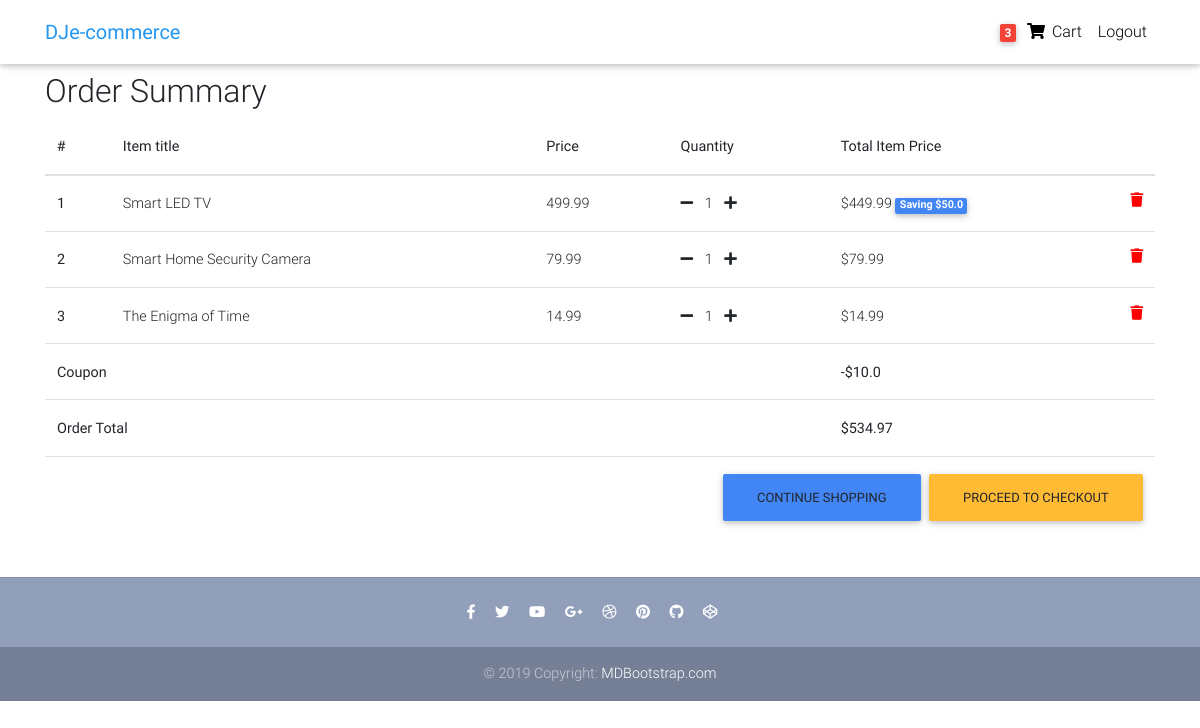
Page /order-summary/ (signed in) on the committed database.
### core/models.py (models this page shows, shortened)
class Order(models.Model):
    user = models.ForeignKey(settings.AUTH_USER_MODEL,
                             on_delete=models.CASCADE)
    ref_code = models.CharField(max_length=20, blank=True, null=True)
    items = models.ManyToManyField(OrderItem)
    start_date = models.DateTimeField(auto_now_add=True)
    ordered_date = models.DateTimeField()
    ordered = models.BooleanField(default=False)
    shipping_address = models.ForeignKey(
        'Address', related_name='shipping_address', on_delete=models.SET_NULL, blank=True, null=True)
    billing_address = models.ForeignKey(
        'Address', related_name='billing_address', on_delete=models.SET_NULL, blank=True, null=True)
    payment = models.ForeignKey(
        'Payment', on_delete=models.SET_NULL, blank=True, null=True)
    coupon = models.ForeignKey(
        'Coupon', on_delete=models.SET_NULL, blank=True, null=True)
    being_delivered = models.BooleanField(default=False)
    received = models.BooleanField(default=False)
    refund_requested = models.BooleanField(default=False)
    refund_granted = models.BooleanField(default=False)
    '''
    1. Item added to cart
    2. Adding a billing address
    (Failed checkout)
    3. Payment
    (Preprocessing, processing, packaging etc.)
    4. Being delivered
    5. Received
    6. Refunds
    '''
    def get_total(self):
        total = 0
        for order_item in self.items.all():
            total += order_item.get_final_price()
        if self.coupon:
            total -= self.coupon.amount
        return total

class OrderItem(models.Model):
    user = models.ForeignKey(settings.AUTH_USER_MODEL,
                             on_delete=models.CASCADE)
    ordered = models.BooleanField(default=False)
    item = models.ForeignKey(Item, on_delete=models.CASCADE)
    quantity = models.IntegerField(default=1)
    def get_total_item_price(self):
        return self.quantity * self.item.price
    def get_total_discount_item_price(self):
        return self.quantity * self.item.discount_price
    def get_amount_saved(self):
        return self.get_total_item_price() - self.get_total_discount_item_price()
    def get_final_price(self):
        if self.item.discount_price:
            return self.get_total_discount_item_price()
        return self.get_total_item_price()

class Item(models.Model):
    title = models.CharField(max_length=100)
    price = models.FloatField()
    discount_price = models.FloatField(blank=True, null=True)
    category = models.CharField(choices=CATEGORY_CHOICES, max_length=2)
    label = models.CharField(choices=LABEL_CHOICES, max_length=1)
    slug = models.SlugField()
    description = models.TextField()
    image = models.ImageField()

class Coupon(models.Model):
    code = models.CharField(max_length=15)
    amount = models.FloatField()

### core/views.py (the view)
# urls.py: path('order-summary/', OrderSummaryView.as_view(), name='order-summary'),
class OrderSummaryView(LoginRequiredMixin, View):
    def get(self, *args, **kwargs):
        try:
            order = Order.objects.get(user=self.request.user, ordered=False)
            context = {
                'object': order
            }
            return render(self.request, 'order_summary.html', context)
        except ObjectDoesNotExist:
            messages.warning(self.request, "You do not have an active order")
            return redirect("/")

### core/templatetags/cart_template_tags.py (called while the page is built)
@register.filter
def cart_item_count(user):
    if user.is_authenticated:
        qs = Order.objects.filter(user=user, ordered=False)
        if qs.exists():
            return qs[0].items.count()
    return 0

### templates/order_summary.html (shortened to what this page needs)
{% extends "base.html" %}
{% block content %}
  <main>
    <div class="container">
    <div class="table-responsive text-nowrap">
    <h2>Order Summary</h2>
    <table class="table">
        <thead>
        <tr>
            <th scope="col">#</th>
            <th scope="col">Item title</th>
            <th scope="col">Price</th>
            <th scope="col">Quantity</th>
            <th scope="col">Total Item Price</th>
        </tr>
        </thead>
        <tbody>
        {% for order_item in object.items.all %}
        <tr>
            <th scope="row">{{ forloop.counter }}</th>
            <td>{{ order_item.item.title }}</td>
            <td>{{ order_item.item.price }}</td>
            <td>
                <a href="{% url 'core:remove-single-item-from-cart' order_item.item.slug %}"><i class="fas fa-minus mr-2"></i></a>
                {{ order_item.quantity }}
                <a href="{% url 'core:add-to-cart' order_item.item.slug %}"><i class="fas fa-plus ml-2"></i></a>
            </td>
            <td>
            {% if order_item.item.discount_price %}
                ${{ order_item.get_total_discount_item_price }}
                <span class="badge badge-primary">Saving ${{ order_item.get_amount_saved }}</span>
            {% else %}
                ${{ order_item.get_total_item_price }}
            {% endif %}
            <a style='color: red;' href="{% url 'core:remove-from-cart' order_item.item.slug %}">
                <i class="fas fa-trash float-right"></i>
            </a>
            </td>
        </tr>
        {% endfor %}
        {% if object.coupon %}
        <tr>
            <td colspan="4"><b>Coupon</b></td>
            <td><b>-${{ object.coupon.amount }}</b></td>
        </tr>
        {% endif %}
        {% if object.get_total %}
        <tr>
            <td colspan="4"><b>Order Total</b></td>
            <td><b>${{ object.get_total }}</b></td>
        </tr>
        <tr>
            <td colspan="5">
            <a class='btn btn-warning float-right ml-2' href='/checkout/'>Proceed to checkout</a>
            <a class='btn btn-primary float-right' href='/'>Continue shopping</a>
            </td>
        </tr>
        {% endif %}
        </tbody>
    </table>
    </div>
    </div>
  </main>
{% endblock content %}

### templates/base.html (shortened to what this page needs)
{% load static %}
<!DOCTYPE html>
<html lang="en">
<head>
  <link rel="stylesheet" href="https://use.fontawesome.com/releases/v5.8.1/css/all.css">
  <link href="{% static 'css/bootstrap.min.css' %}" rel="stylesheet">
  <link href="{% static 'css/mdb.min.css' %}" rel="stylesheet">
  <link href="{% static 'css/style.min.css' %}" rel="stylesheet">
</head>
{% include "navbar.html" %}
<body>
    <div class="mt-5 pt-4">
    </div>
    {% block content %}
    {% endblock content %}
    {% include "footer.html" %}
</body>
</html>

### templates/navbar.html (shortened to what this page needs)
{% load cart_template_tags %}
<nav class="navbar fixed-top navbar-expand-lg navbar-light white scrolling-navbar">
    <div class="container">
      <a class="navbar-brand waves-effect" href="/">
        <strong class="blue-text">DJe-commerce</strong>
      </a>
      <div class="collapse navbar-collapse" id="navbarSupportedContent">
        <ul class="navbar-nav nav-flex-icons">
          {% if request.user.is_authenticated %}
          <li class="nav-item">
            <a href="{% url 'core:order-summary' %}" class="nav-link waves-effect">
              <span class="badge red z-depth-1 mr-1"> {{ request.user|cart_item_count }} </span>
              <i class="fas fa-shopping-cart"></i>
              <span class="clearfix d-none d-sm-inline-block"> Cart </span>
            </a>
          </li>
          <li class="nav-item">
            <a class="nav-link waves-effect" href="{% url 'account_logout' %}">
              <span class="clearfix d-none d-sm-inline-block"> Logout </span>
            </a>
          </li>
          {% endif %}
        </ul>
      </div>
    </div>
  </nav>

### templates/footer.html
<footer class="page-footer text-center font-small mt-4 wow fadeIn">
    <hr class="my-4">
    <div class="pb-4">
      <a href="https://www.facebook.com/mdbootstrap" target="_blank">
        <i class="fab fa-facebook-f mr-3"></i>
      </a>
      <a href="https://twitter.com/MDBootstrap" target="_blank">
        <i class="fab fa-twitter mr-3"></i>
      </a>
      <a href="https://www.youtube.com/watch?v=7MUISDJ5ZZ4" target="_blank">
        <i class="fab fa-youtube mr-3"></i>
      </a>
      <a href="https://plus.google.com/u/0/b/107863090883699620484" target="_blank">
        <i class="fab fa-google-plus-g mr-3"></i>
      </a>
      <a href="https://dribbble.com/mdbootstrap" target="_blank">
        <i class="fab fa-dribbble mr-3"></i>
      </a>
      <a href="https://pinterest.com/mdbootstrap" target="_blank">
        <i class="fab fa-pinterest mr-3"></i>
      </a>
      <a href="https://github.com/mdbootstrap/bootstrap-material-design" target="_blank">
        <i class="fab fa-github mr-3"></i>
      </a>
      <a href="http://codepen.io/mdbootstrap/" target="_blank">
        <i class="fab fa-codepen mr-3"></i>
      </a>
    </div>
    <div class="footer-copyright py-3">
      © 2019 Copyright:
      <a href="https://mdbootstrap.com/education/bootstrap/" target="_blank"> MDBootstrap.com </a>
    </div>
  </footer>

### templates/scripts.html (shortened to what this page needs)
{% load static %}

### templates/base.html (style rules this page uses)
html, body, header, .carousel { height: 60vh; }

### rows in the picture
OrderItem: item "Smart LED TV", item.price "499.99", quantity "1", get_total_discount_item_price "449.99", get_amount_saved "50.0"
OrderItem: item "Smart Home Security Camera", item.price "79.99", quantity "1", get_total_item_price "79.99"
OrderItem: item "The Enigma of Time", item.price "14.99", quantity "1", get_total_item_price "14.99"
Order: coupon.amount "10.0", get_total "534.97"

### other values in the picture
{{ request.user|cart_item_count }} "3"
